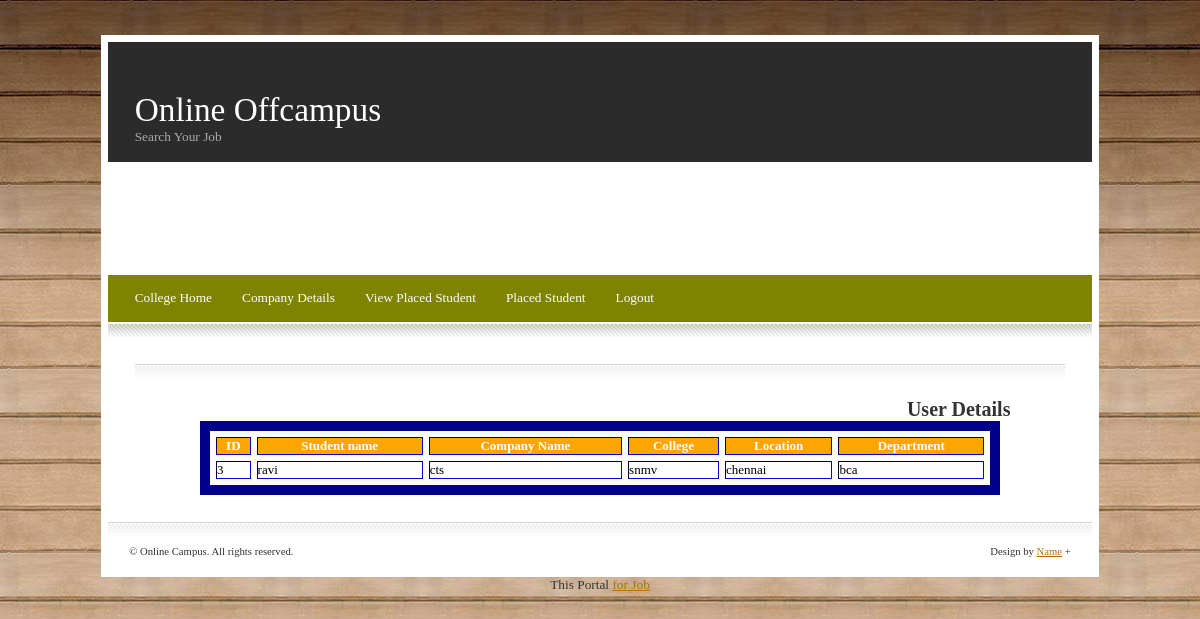
/ViewPlacedstudent1.php, run on the app's committed database.
### tables this page shows
CREATE TABLE IF NOT EXISTS `interview` (
  `id` int(4) NOT NULL AUTO_INCREMENT,
  `Sname` varchar(25) NOT NULL,
  `Cname` varchar(25) NOT NULL,
  `Colle` varchar(25) NOT NULL,
  `Location` varchar(25) NOT NULL,
  `Dept` varchar(25) NOT NULL,
  PRIMARY KEY (`id`)
);

### ViewPlacedstudent1.php (the view, shortened to what this page needs)
<?php
 include_once("Proheader.php");
		$query = "select * from interview";
			$result = mysql_query($query) or die(mysql_error());
?>
<div    align="center">
<form action="Viewuser.php" name="Viewuser" class="row" method="post">
	<h2> User Details </h2>
	<center >
	<table border="2" cellspacing="6" class="displaycontent" width="800" style="border:10px solid Darkblue;" align="center">
	<tr>
			<th bgcolor=Orange><font color=white size=2>ID</font></th>
			<th bgcolor=Orange><font color=white size=2>Student name</font></th>
			<th bgcolor=Orange><font color=white size=2>Company Name </font></th>
			<th bgcolor=Orange><font color=white size=2>College </font></th>
			<th bgcolor=Orange><font color=white size=2>Location</font></th>
			<th bgcolor=Orange><font color=white size=2>Department </font></td>
	</tr>
<?php
    while($row=mysql_fetch_array($result))
	{
?>
	<tr>
		<td bgcolor=white><font color=#000000 size=2><?php echo $row['id']; ?></font></td>
       	<td bgcolor=white><font color=#000000 size=2><?php echo $row['Sname']; ?></font></td>
		<td bgcolor=white><font color=#000000 size=2><?php echo $row['Cname']; ?></font></td>
		<td bgcolor=white><font color=#000000 size=2><?php echo $row['Colle']; ?></font></td>
 		<td bgcolor=white><font color=#000000 size=2><?php echo $row['Location']; ?></font></td>
       	<td bgcolor=white><font color=#000000 size=2><?php echo $row['Dept']; ?></font></td>
	</tr>
				<?php
		}
?>
	</table>
</form>
</div>
<?php include_once("footer.php")?>

### default.css (style rules this page uses)
* { padding: 0em; margin: 0em; }
body { background: #000000 url('images/bg1.jpg'); padding: 35px 0px 35px 0px; }
body,input { font-size: 10pt; font-family: "georgia", "times new roman", serif; color: #333333; }

### data on the page
interview: id "3", Sname "ravi", Cname "cts", Colle "snmv", Location "chennai", Dept "bca"
